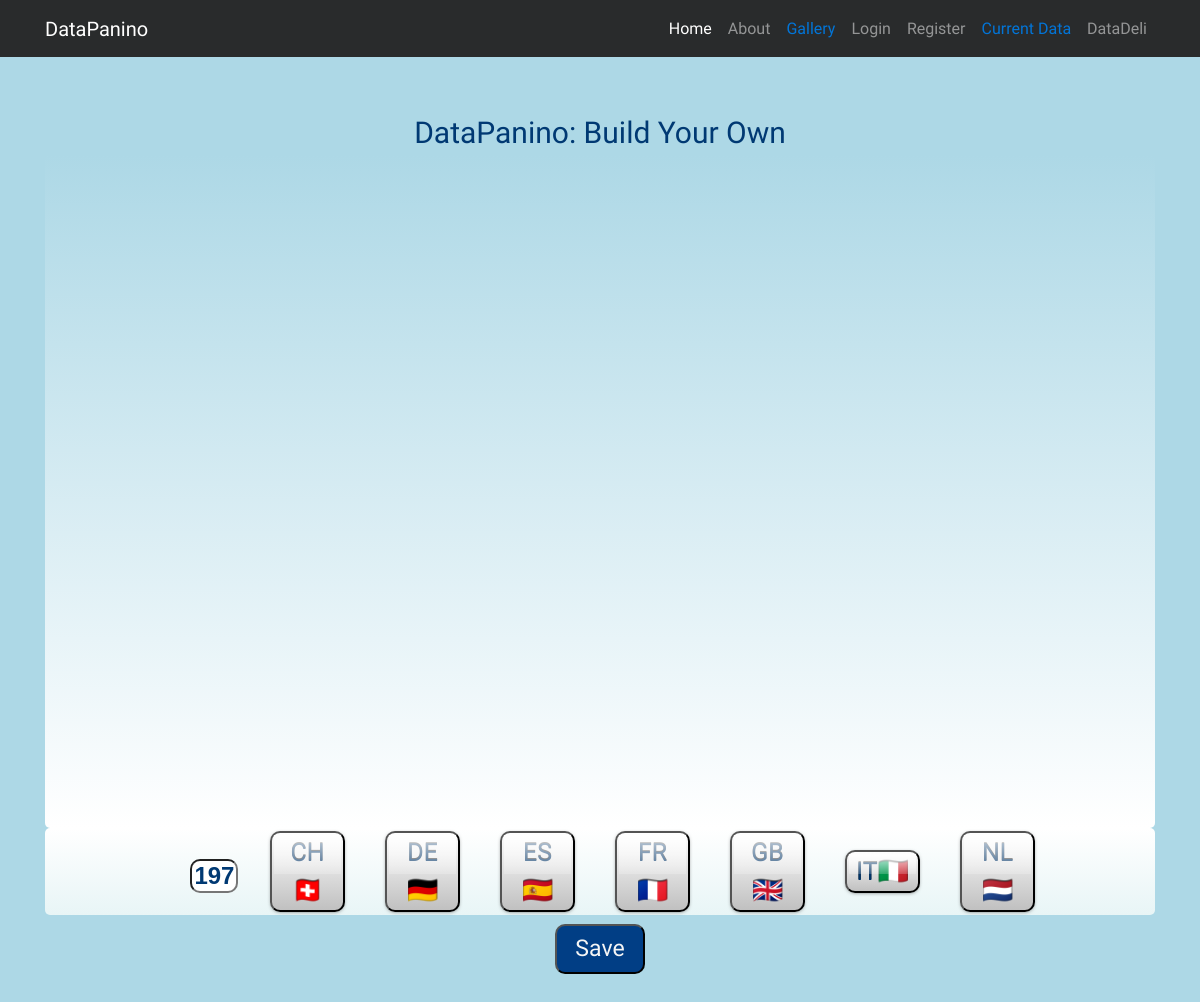
Screenshot of /country_panini/france with the database file from the repository.
### analytics/models.py (models this page shows, shortened)
class Country(models.Model):
    name = models.CharField(max_length=100)
    slug = models.SlugField(max_length=100)
    code = models.CharField(max_length=2)
    flag = models.CharField(max_length=5, null=True, blank=True)    #TODO: Verify this works; or use a models. structure?

### analytics/views.py (the view)
# urls.py: url(r'^country_panini/(?P<slug>[a-zA-Z\-]+)$', make_panini, name='make_panini'),
def make_panini(request, slug):
    country = Country.objects.get(slug=slug)
    data, snapshot_ids = list(), list(),
    for indicator_code in ('FDI', 'GNI', 'GDP', 'IP'):
        snapshots = country.snapshots.filter(type=indicator_code)    # reverse fk lookup: snapshots to EconomicSnapshot
        dataset = {es.year: es.value for es in snapshots}
        [snapshot_ids.append(s.id) for s in snapshots]
        dataset.update({"total": "42", "store": f'{slug}', "code": country.name})          # TODO: Finish this!! How is indicator_code used?
        data.append(dataset)
    columns = [{"type": "object", "name": "year", "order": "0"}, ]    #{"type": "object", "name": "year", "order": "0"}
    counter = 0
    for es in snapshots:
        column_data = {"type": es.type, "name": es.year, "order": es.year}
        columns.append(column_data)
        counter += 1
    chart_data = {'data': data,
                  'columns': columns}
    countries = Country.objects.all().order_by('code')
    context = {'chart_data': chart_data,
               'countries': countries,
               'snapshot_ids': snapshot_ids}
    return render(request, "country_panini.html", context)

### templates/country_panini.html (shortened to what this page needs)
{% extends "base.html" %}
{% load static %}
{% block content  %}
<section id="page">
<section class=".wrapper2">
        <item id="title">
        DataPanino: Build Your Own
        </item>
        <div id="two_panini">
            <svg viewBox="0 0 1230 675" class="svg-container2"></svg>
        </div>
    <article class="three_panini">
        <item id="year_range_box">
            <input type="text" id="year_range" value="1975-2015" readonly style="font-weight:bold;" >
        </item>
        {% for country in countries %}
            <div class="btn-group-lg" role="group" aria-label="...">
              <button type="button" class="iso_btn" data-country="{{ country.slug }}">{{ country.code }}{{ country.flag }}</button>
            </div>
        {% endfor %}
        </article>
        <article class="four_panini">
            <div class="btn-group-lg" role="group" aria-label="...">
                 <button type="button" id="save_collection">Save</button>
            </div>
        </article>
</section>
</section>
{% endblock %}

### static/css/styles.css (style rules this page uses)
body { padding-top: 100px; background: #ADD8E6; font-family: "Signika", Verdana, Arial, sans-serif; font-size: larger; }
@media (min-width: 992px) { body { padding-top: 56px; } }

### static/css/styles_panini.css (style rules this page uses)
body { width: 100%; margin-left: auto; margin-right: auto; }
#title { display: flex; justify-content: center; padding-top: 1%; font-size: 30px; font-family: Signika; align-items: center; color: #003973; }
.iso_btn { position: relative; width: 75px; display: flex; justify-content: center; margin:0 20px; background-color: #C0C0C0; background: -webkit-linear-gradient(#FFFFFF, #C0C0C0); background: -o-linear-gradient(#FFFFFF, #C0C0C0); background: -moz-linear-gradient(#FFFFFF, #C0C0C0); background: linear-gradient(#FFFFFF, #C0C0C0); text-decoration: none; color: #003366; font-size: 25px; font-family: Signika; font-weight: 200; border-radius: 10px; box-shadow: 0px 1px 4px -2px #333; text-shadow: 0px -1px #333; }
.iso_btn:after { content: ''; position: absolute; top: 2px; left: 2px; width: calc(100% - 4px); height: 50%; background: linear-gradient(rgba(255,255,255,0.8), rgba(255,255,255,0.2)); }
#page { display: flex; width: 100%; height: 100%; padding-top: 3%; }
#year_range_box { padding-left: 5%; }
#year_range { width: 80%; height: 80%; font: Signika; font-size: x-large; color: #003973; text-align: center; vertical-align: middle; border-radius: 10px; }
.svg-container2 { display: flex; flex-direction: row; justify-content: center; height: 100%; width: 100%; }
#two_panini { display: grid; width: 100% ; height: 78%; padding-top: -10%; color: black; font-size: larger ; background-color: #FFFFFF; background: -webkit-linear-gradient(#ADD8E6, #FFFFFF); background: -o-linear-gradient(#ADD8E6, #FFFFFF); background: -moz-linear-gradient(#ADD8E6, #FFFFFF); background: linear-gradient(#ADD8E6, #FFFFFF); border-radius: 5px; }
.three_panini { display:flex; flex-direction: row; width: 100% ; height: 10%; justify-content: space-around; align-items: center; padding-left: 9%; padding-right: 9%; padding-top: 3%; padding-bottom: 3%; color: #FFFFFF; border-radius: 5px; background-color: #E8F5F6; background: -webkit-linear-gradient(#FFFFFF, #E8F5F6); background: -o-linear-gradient(#FFFFFF, #E8F5F6); background: -moz-linear-gradient(#FFFFFF, #E8F5F6); background: linear-gradient(#FFFFFF, #E8F5F6); }
.four_panini { display:flex; align-items: center; justify-content: center; width: 100%; height: 8%; grid-column: 6 / 7; grid-row: 1 / 1; }
#save_collection { width: 90px; height: 50px; font-family: "Signika", Verdana, Arial, sans-serif; font-size: larger; align-items: center; text-align: center ; background: #013E85; color: whitesmoke; border-radius: 10px; box-shadow: black; }

### rows the page displays
Country: code "CH", flag "🇨🇭"
Country: code "DE", flag "🇩🇪"
Country: code "ES", flag "🇪🇸"
Country: code "FR", flag "🇫🇷"
Country: code "GB", flag "🇬🇧"
Country: code "IT", flag "🇮🇹"
Country: code "NL", flag "🇳🇱"
